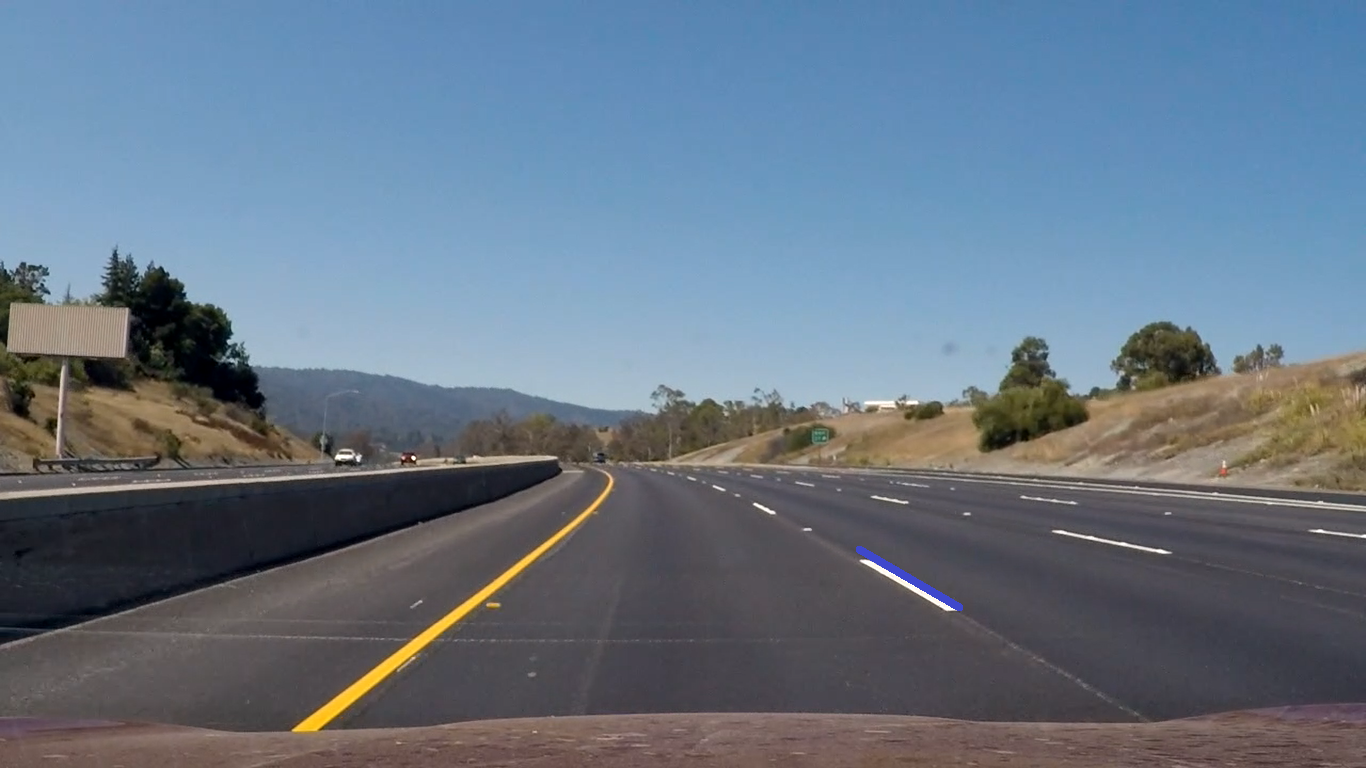

Source code (Python):
import cv2
import numpy as np
import imutils
import matplotlib.pyplot as plt
import moviepy.editor as mp
from datetime import datetime

image=cv2.imread('ke.jpg')
lane_image = cv2.GaussianBlur(image,(5,5),0)
# hsv=cv2.cvtColor(image, cv2.COLOR_BGR2HSV)
# low_yellow = np.array([0,86, 140])
# up_yellow = np.array([180, 255, 255])
# mask_yellow = cv2.inRange(hsv,low_yellow,up_yellow)
# result=cv2.bitwise_and(image,image,mask=mask_yellow)
canny2=cv2.Canny(image,100,250)
lines2=cv2.HoughLinesP(canny2,2,np.pi/180,100,np.array([]),minLineLength=10,maxLineGap=1)
# dem=0
for line1 in lines2:
    x11,y11,x22,y22=line1.reshape(4)
    parameters2=np.polyfit((x11,x22),(y11,y22),1)
    cv2.line(image,(x11,y11),(x22,y22),(255,0,0),5)
cv2.imwrite('D:/hung8.jpg',image)
# cv2.imshow('hung',hsv)
cv2.waitKey(0)
